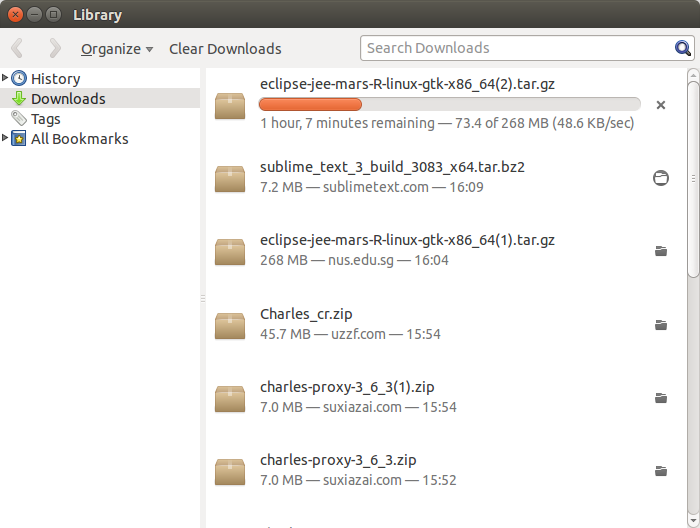
#> input picture pic001.png, 700 x 528 px
$ python cv3.py
#> lines starting #> are read from the running program, lines starting #| are printed output that depends on the picture; after the words box and inside, x2 and y2 are one past the last pixel; in counts of white or black regions, pixels touching at a corner belong together
# coding=utf-8

'''
file name : findcontours.py

Description : This sample shows how to find and draw contours

This is Python version of this tutorial :

http://opencv.itseez.com/doc/tutorials/imgproc/shapedescriptors/find_contours/find_contours.html#find-contours

Level : Beginner
Benefits : Learn to use 1) cv2.findContours() and 2)cv2.drawContours()
Usage : python findcontours.py
Written by : Abid K. (abidrahman2@gmail.com) , Visit opencvpython.blogspot.com for more tutorials'''

import cv2

import numpy as np

def thresh_callback(thresh):
    edges = cv2.Canny(blur, thresh, thresh*2)

    drawing = np.zeros(img.shape, np.uint8)     # Image to draw the contours

    contours, hierarchy = cv2.findContours(edges,cv2.RETR_TREE,cv2.CHAIN_APPROX_SIMPLE)

    for cnt in contours:
        color = np.random.randint(0,255,(3)).tolist()  # Select a random color

        cv2.drawContours(drawing,[cnt],0,color,2)

        cv2.imshow('output', drawing)

    # cv2.imshow('input', img)

img = cv2.imread('pic001.png')
#> img is the input picture: shape (528, 700, 3); mean B, G, R 235.8, 236.9, 237.9

gray = cv2.cvtColor(img, cv2.COLOR_BGR2GRAY)
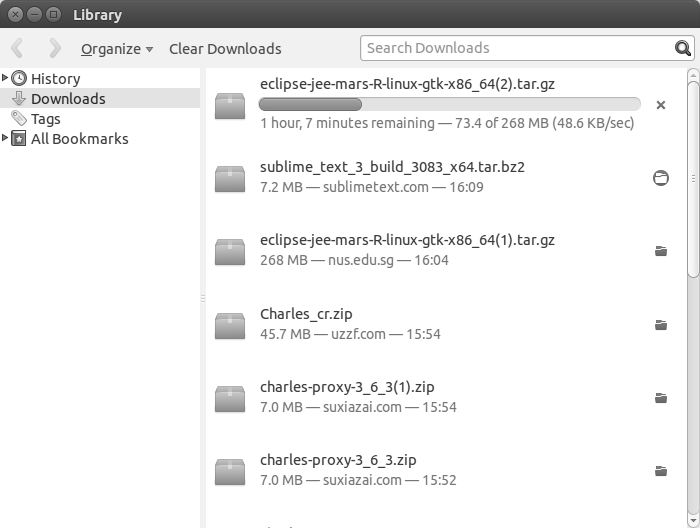
#> gray: shape (528, 700); min 23, max 255, mean 237.1

# 高斯
blur = cv2.GaussianBlur(gray,(5,5),0)
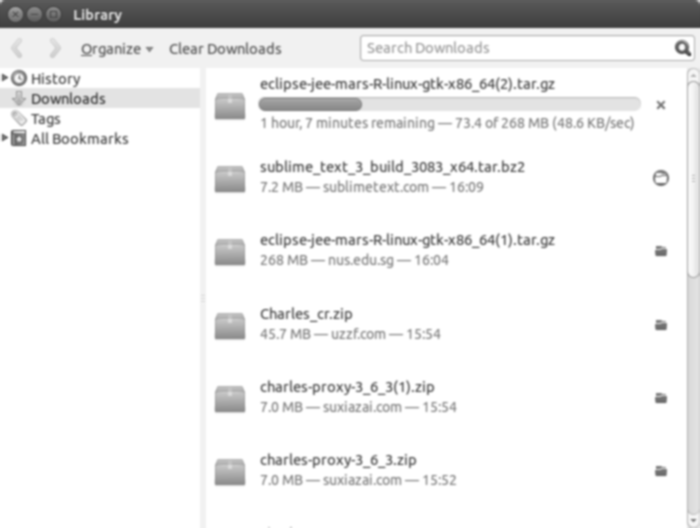
#> blur: shape (528, 700); min 63, max 255, mean 237.1

cv2.namedWindow('input', cv2.WINDOW_AUTOSIZE)

thresh = 100
max_thresh = 255

cv2.createTrackbar('canny thresh:','input',thresh,max_thresh,thresh_callback)

thresh_callback(thresh)
#> in thresh_callback, `edges = cv2.Canny(blur, thresh, thresh*2)`:
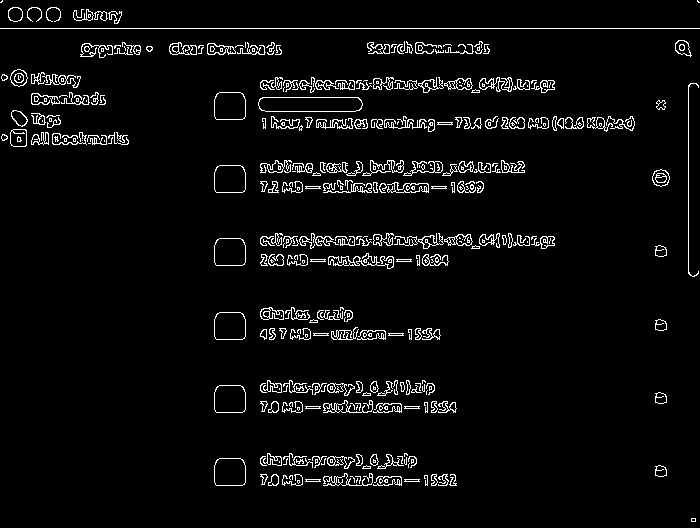
#> edges: shape (528, 700); 4.4% white in thin lines or dots
#> in thresh_callback, `contours, hierarchy = cv2.findContours(edges,cv2.RETR_TREE,cv2.CHAIN_A..`: contours = 656 contours, 410 with area under 20; largest, box (x1, y1, x2, y2) and area: (258, 97, 363, 112) 1412, (258, 97, 363, 112) 1402, (214, 458, 246, 486) 804, (214, 385, 246, 413) 804, (214, 312, 246, 340) 804
#> the loop in thresh_callback, `for cnt in contours:` made 656 passes
#> color on passes 2 to 4: [192, 67, 251], [195, 103, 9], [211, 21, 242]
#> after the loop in thresh_callback, `for cnt in contours:`:
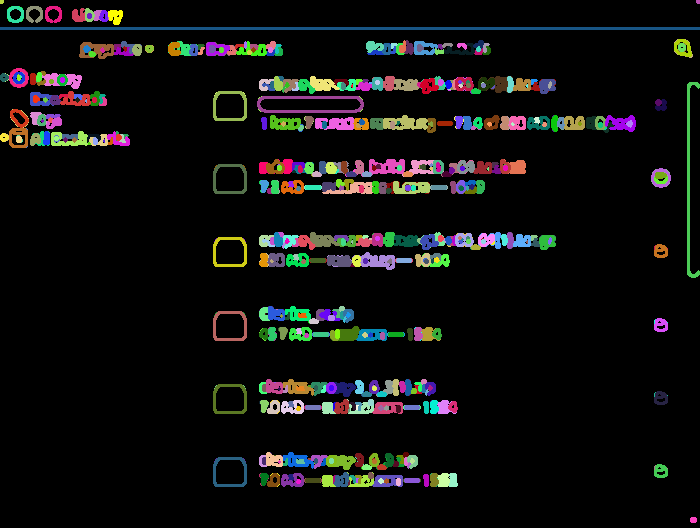
#> drawing: shape (528, 700, 3); mean of channels 0, 1, 2 14.7, 15.4, 15.4; drawn as B, G, R

if cv2.waitKey(0) == 27:
#> (key Esc is pressed here)
    cv2.destroyAllWindows()
